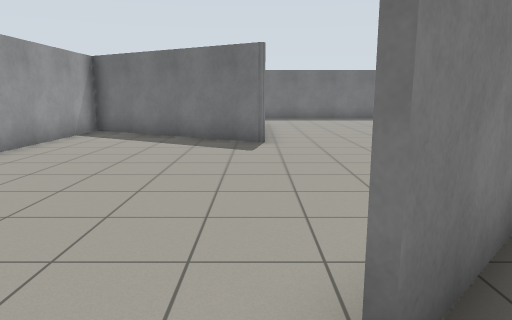
View 1 (above)

19 first-person views from a walk through a world built for the Gazebo simulator. The camera is 1.2 m above the floor, tilts 10° down and sees 70° across. The floor is counted in squares, 1 m on a side. Each view is taken from the middle of a square. On the plan, view 1 faces up. The plan holds only what a view shows up to about 14 squares ahead; the rest is blank.

View 2
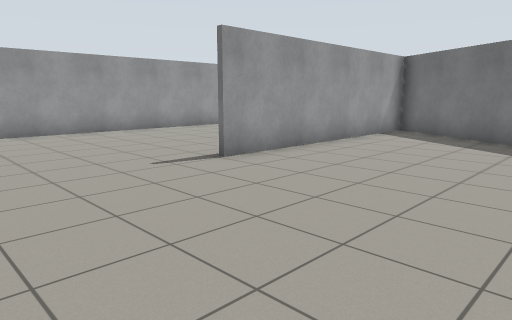

View 3
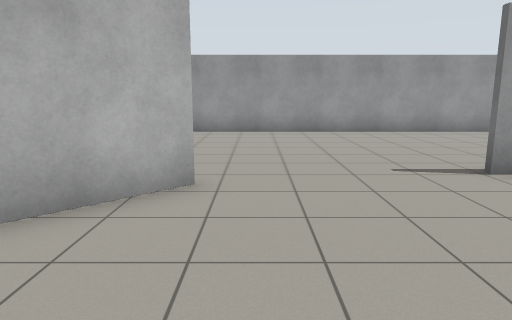

View 4
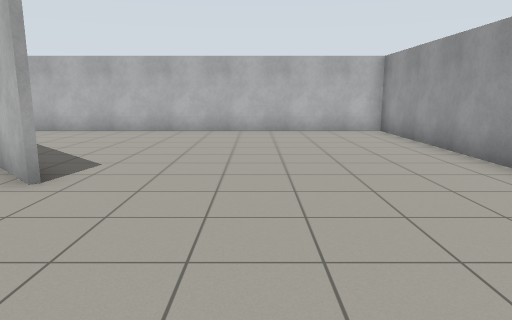

View 5
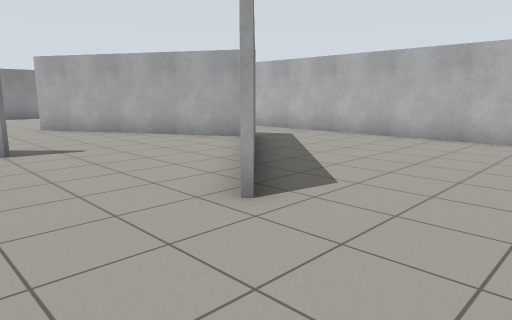

View 6
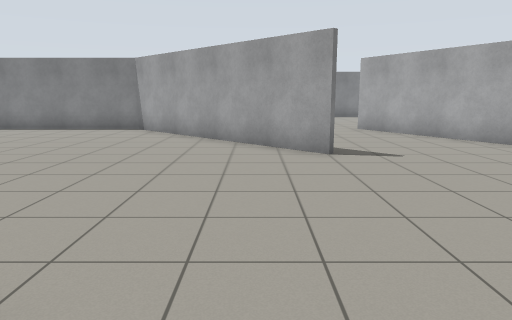

View 7
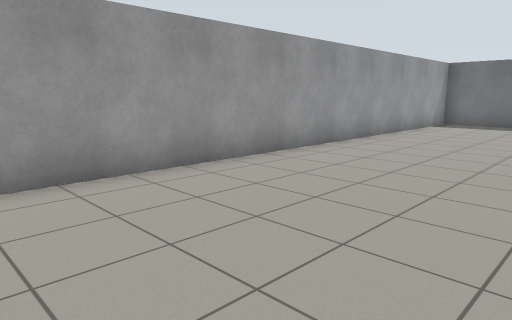

View 8
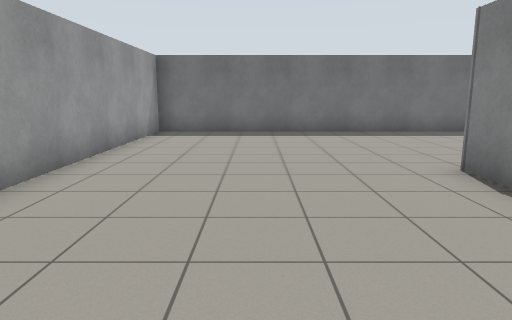

View 9
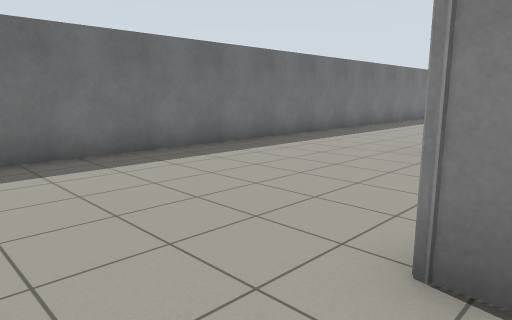

View 10
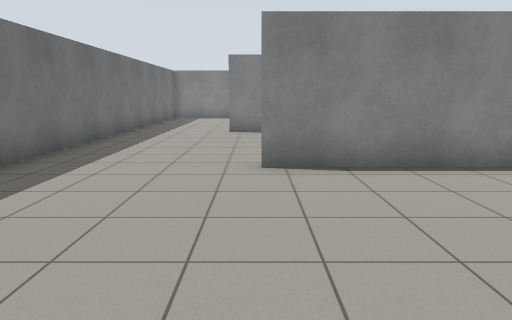

View 11
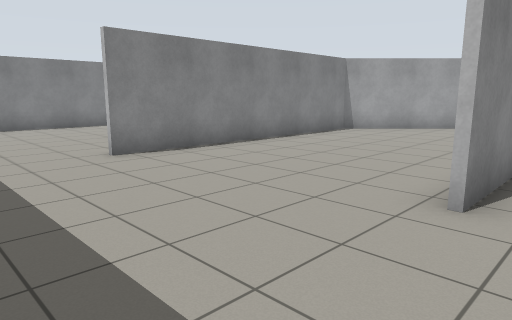

View 12
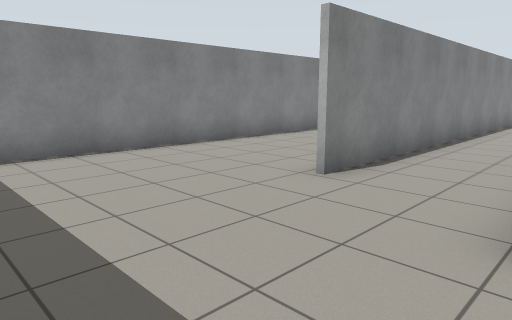

View 13
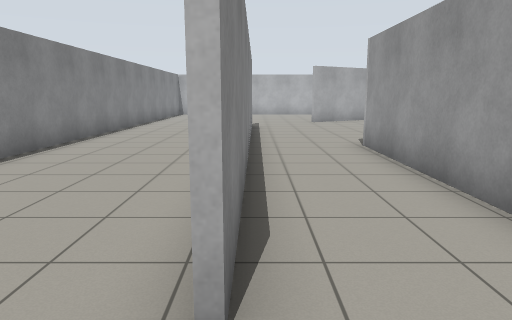

View 14
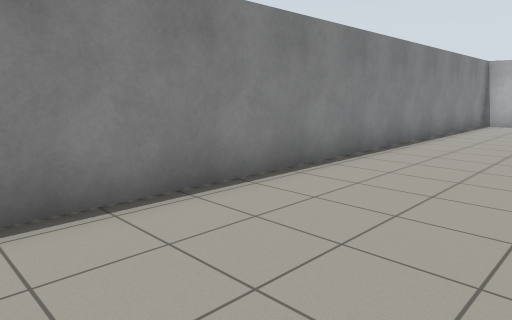

View 15
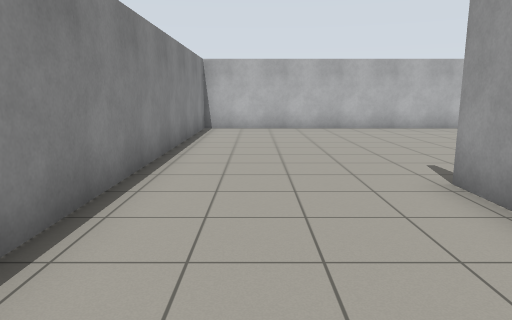

View 16
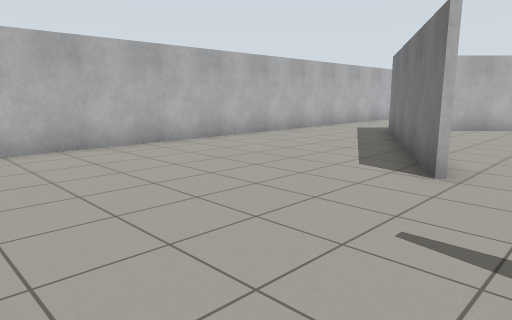

View 17
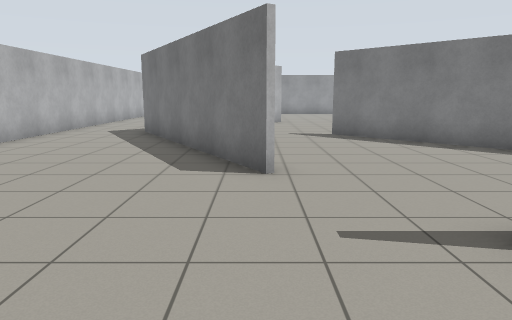

View 18
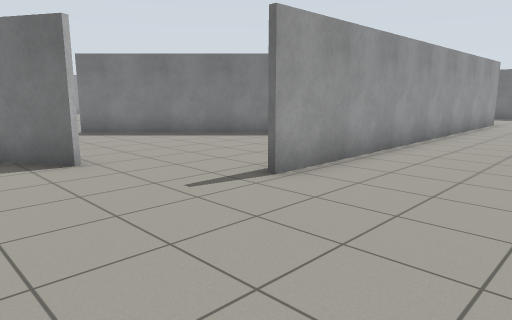

View 19
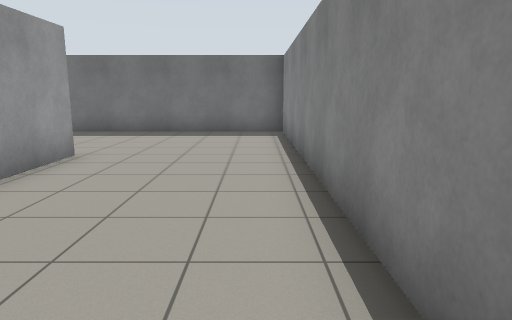

### Floor plan
Points are (right, up) in squares from view 1. A wall is a line through its corners. A room is listed if a view was taken in it or the views show most of it. See-through windows are left out.
Room 1 (views 1, 2, 3, 4, 5, 6, 7, 8, 9, 10, 11, 12, 13, 14, 15, 16, 17, 18, 19)
walls: (0.3, 9.3) (-5.5, 12.7) (-5.5, 4.5); (0.1, 10.6) (0.1, 15); (0.4, 1.4) (6.2, 7.2) (6.2, 16); (5, 5.8) (0.5, 1.3); (-5, 0.2) (-1.6, -3.1); (-5.7, 11.6) (-5.7, 12.9); (6.4, 12.5) (6.4, 7.1); (6.5, -0.8) (-0.2, -4.7); (9.1, 2) (9.1, 14.4); (0, -4.4) (6.4, -0.7); (9.3, 14.4) (9.3, 1); (-12.3, 19.4) (-12.3, -7.6) (13.9, -7.6) (13.9, 19.4) (-12.3, 19.4)

Where each view was taken, in squares from view 1:
view 1: 0 up, 0 right, facing up
view 2: 0 up, 0 right, facing up-left
view 3: 1 up, 0 right, facing left
view 4: 5 up, 8 left, facing down
view 5: 3 up, 8 left, facing down-right
view 6: 3 up, 7 left, facing right
view 7: 3 up, 7 left, facing up-left
view 8: 7 up, 9 left, facing up
view 9: 12 up, 8 left, facing up-right
view 10: 15 up, 6 left, facing right
view 11: 19 up, 1 left, facing down-right
view 12: 19 up, 6 right, facing down-right
view 13: 16 up, 9 right, facing down
view 14: 9 up, 10 right, facing down-right
view 15: 6 up, 12 right, facing down
view 16: 1 up, 12 right, facing down-left
view 17: 1 down, 12 right, facing left
view 18: 3 down, 13 right, facing up-left
view 19: 7 up, 13 right, facing up
